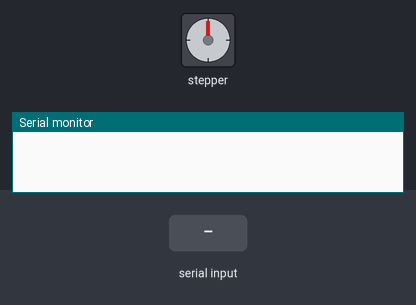
A sketch run on a simulated Arduino Uno, built with avr-gcc and run on an emulated ATmega328P. Parts: stepper motor, the last lines printed to the serial monitor. The inputs (shaded band) are chosen by the test bench. Stepper angles assume 200 steps per turn.

Above: at 1.2 s.
1.3 s: "ROTATE\n" received over Serial
At 1.73 s:
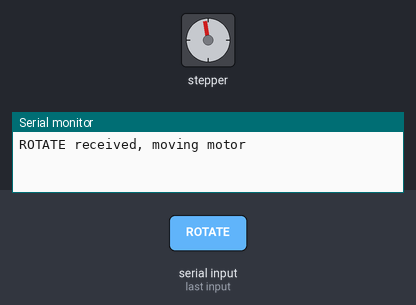
At 2.37 s:
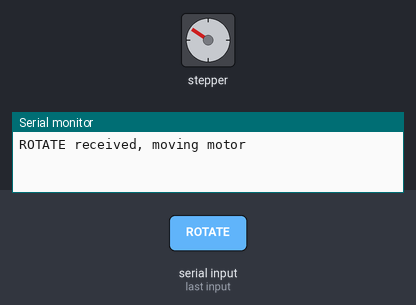
4.3 s: "ROTATE\n" received over Serial
At 6.6 s:
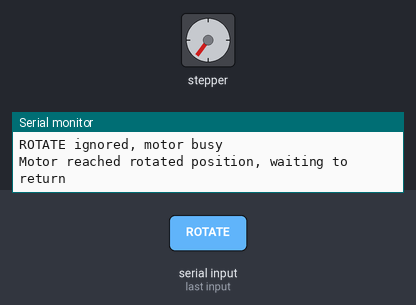
Timing chart, 0 to 8.1 s (numbered marks = the images above; inputs shaded):
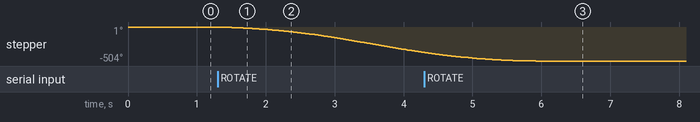

Measured:
- after the input at 1.3 s, stepper: keeps turning counter-clockwise at about 127°/s, starting at once

The sketch:

Rotate_StepperMotor_OSC.ino
```cpp
#include <AccelStepper.h>

// Define step and direction pins (using a driver like TB6600 or DM542)
const int stepPin = 6;
const int dirPin = 5;

// Create an instance in driver mode (1)
AccelStepper stepper(AccelStepper::DRIVER, stepPin, dirPin);

// How far to rotate on each trigger, and how long to wait before returning.
// The server only ever sends one command ("ROTATE"); all timing for the
// return trip lives here so it survives even if the server restarts.
//
// ROTATE_STEPS is in driver microsteps, not motor degrees or full steps.
// Driver is set to microstep 8 => 1600 pulses/rev, so:
//   ROTATE_STEPS = (desired_angle_degrees / 360) * 1600
// e.g. 67 steps for ~15 degrees, 89 for ~20 degrees, 133 for ~30 degrees.
// Recompute this if the driver's microstep DIP switches change.
const long ROTATE_STEPS = 280; // (desired_angle_degrees / 360) * 1600
const unsigned long RETURN_DELAY_MS = 10UL * 60UL * 1000UL; // 10 minutes - must match DISCHARGE_DURATION_MS in server.js

enum MotorState { IDLE, MOVING_OUT, WAITING, MOVING_BACK };
MotorState motorState = IDLE;
unsigned long waitStartMillis = 0;

String serialBuffer = "";

void setup() {
  Serial.begin(9600);

  stepper.setMaxSpeed(100.0);
  stepper.setAcceleration(50.0); // required for run()/moveTo() to move at all - without this, acceleration defaults to 0 and computed speed stays 0
}

void loop() {
  readSerialCommands();

  switch (motorState) {
    case MOVING_OUT:
      stepper.run();
      if (stepper.distanceToGo() == 0) {
        motorState = WAITING;
        waitStartMillis = millis();
        Serial.println("Motor reached rotated position, waiting to return");
      }
      break;

    case WAITING:
      if (millis() - waitStartMillis >= RETURN_DELAY_MS) {
        stepper.moveTo(0);
        motorState = MOVING_BACK;
        Serial.println("Returning motor to initial position");
      }
      break;

    case MOVING_BACK:
      stepper.run();
      if (stepper.distanceToGo() == 0) {
        motorState = IDLE;
        Serial.println("Motor back at initial position");
      }
      break;

    case IDLE:
    default:
      break;
  }
}

void readSerialCommands() {
  while (Serial.available() > 0) {
    char c = Serial.read();
    if (c == '\n') {
      serialBuffer.trim();
      if (serialBuffer == "ROTATE") {
        handleRotateCommand();
      }
      serialBuffer = "";
    } else if (c != '\r') {
      serialBuffer += c;
    }
  }
}

void handleRotateCommand() {
  if (motorState != IDLE) {
    Serial.println("ROTATE ignored, motor busy");
    return;
  }
  stepper.moveTo(-ROTATE_STEPS); // negated to rotate the opposite direction
  motorState = MOVING_OUT;
  Serial.println("ROTATE received, moving motor");
}
```
